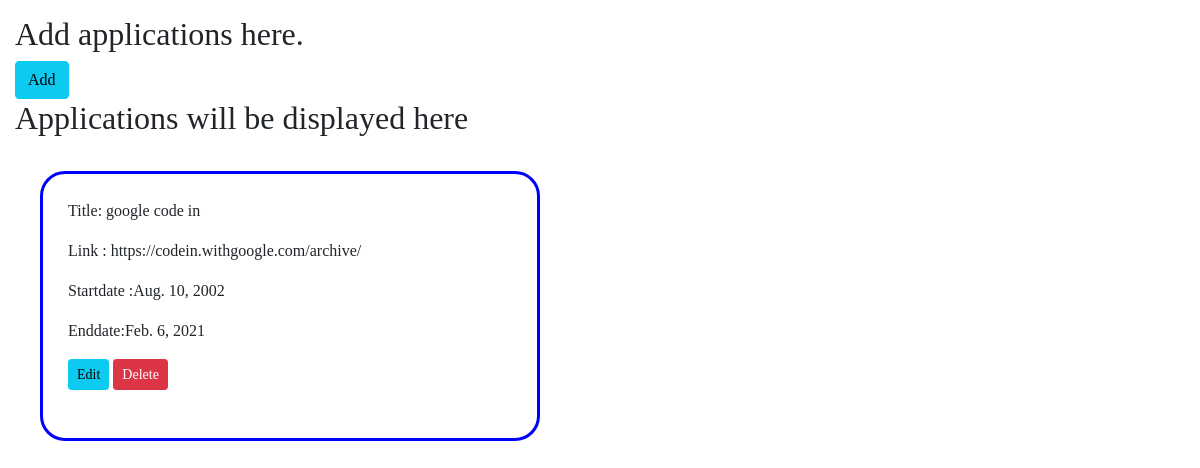
/explore/, run on the app's committed database.
### home/models.py (models this page shows, shortened)
class Application(models.Model):
    title=models.CharField(max_length=500)
    des=models.TextField()
    link=models.URLField()
    startdate=models.DateField()
    enddate=models.DateField()

### home/views.py (the view)
# urls.py: path('explore/',views.explore,name='explore'),
def explore(request):
    form = Application.objects.all()
    return render(request,'home/explore.html',{'form':form})

### home/templates/home/explore.html (shortened to what this page needs)
<!DOCTYPE html>
<html lang="en">
<head>
    <link href="https://cdn.jsdelivr.net/npm/bootstrap@5.0.2/dist/css/bootstrap.min.css" rel="stylesheet">
</head>
<body>
<div>
    <h2>Add applications here.</h2>
   <a href="/add" class="btn btn-info" role="button">Add</a>
</div>
<h2>Applications will be displayed here</h2>
{% for i in form %}
<div id="display">
Title: {{i.title}}
Link : {{i.link}}
Startdate :{{ i.startdate }}
Enddate:{{i.enddate}}
    <a class="btn btn-sm btn-info" href="{% url 'edit' i.id %}">Edit</a>
<a class="btn btn-sm btn-danger" href="{% url 'delete' i.id %}">Delete</a>
</div>
{% empty %}
<h2>There are no applications.Add some by using add button.</h2>
{% endfor %}
</body>
</html>

### home/templates/home/explore.html (style rules this page uses)
#display { width:500px; height:270px; margin:25px; padding:25px; border-radius:25px; border:3px solid blue; }
body { margin:15px; }
* { font-family:ComicSans; }

### data on the page
Application: title "google code in", link "https://codein.withgoogle.com/archive/", startdate "Aug. 10, 2002", enddate "Feb. 6, 2021"
